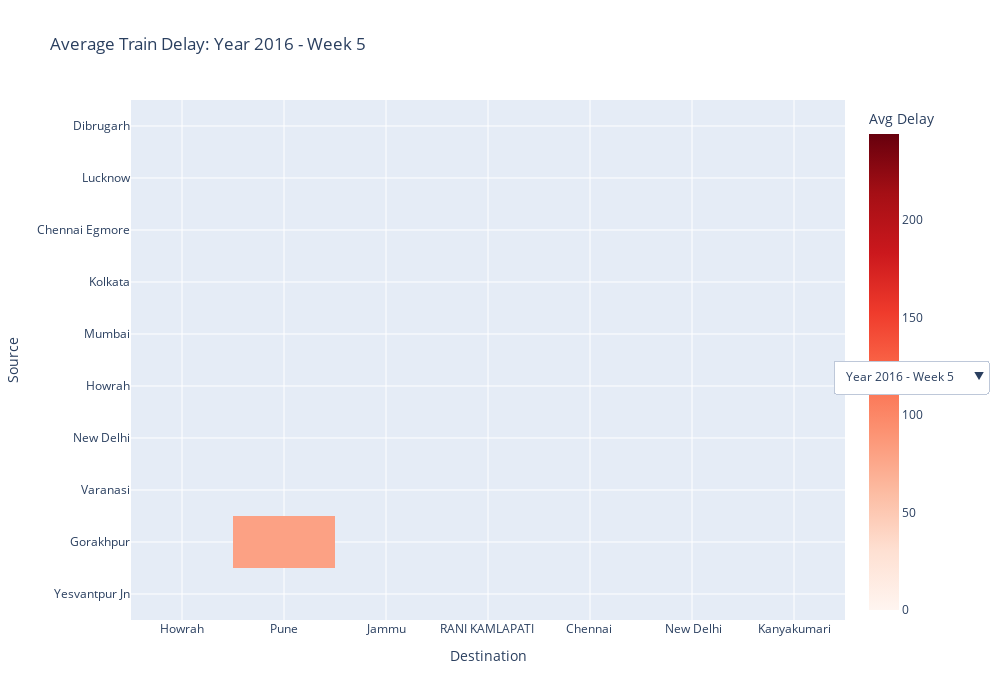

This figure's notebook cell:
### Code cell
import plotly.graph_objects as go
import pandas as pd

# -----------------------------
# 1️⃣ Prepare Data
# -----------------------------
df['Date'] = pd.to_datetime(df['Date'])
df['Year'] = df['Date'].dt.year
df['Week'] = df['Date'].dt.isocalendar().week

# Top 10 Sources & Destinations overall
top_sources = df.groupby('Source')['Calc_delay_min'].mean().sort_values(ascending=False).head(10).index
top_destinations = df.groupby('Destination')['Calc_delay_min'].mean().sort_values(ascending=False).head(10).index

df_filtered = df[df['Source'].isin(top_sources) & df['Destination'].isin(top_destinations)]

# -----------------------------
# 2️⃣ Prepare heatmaps for all Year-Week combos
# -----------------------------
year_week_combos = sorted(df_filtered[['Year','Week']].drop_duplicates().values.tolist())
heatmaps = []

for year, week in year_week_combos:
    pivot = df_filtered[(df_filtered['Year']==year) & (df_filtered['Week']==week)].pivot_table(
        values='Calc_delay_min', index='Source', columns='Destination', aggfunc='mean'
    ).reindex(index=top_sources, columns=top_destinations)
    
    heatmaps.append(go.Heatmap(
        z=pivot.values,
        x=pivot.columns,
        y=pivot.index,
        colorscale='Reds',
        zmin=df_filtered['Calc_delay_min'].min(),
        zmax=df_filtered['Calc_delay_min'].max(),
        visible=False,
        colorbar=dict(title="Avg Delay")
    ))

# Make first combination visible
heatmaps[0].visible = True

# -----------------------------
# 3️⃣ Create Dropdown Buttons
# -----------------------------
buttons = []
for i, (year, week) in enumerate(year_week_combos):
    visibility = [False]*len(heatmaps)
    visibility[i] = True
    buttons.append(dict(
        label=f"Year {year} - Week {week}",
        method="update",
        args=[{"visible": visibility},
              {"title": f"Average Train Delay: Year {year} - Week {week}"}]
    ))

# -----------------------------
# 4️⃣ Create Figure
# -----------------------------
fig = go.Figure(data=heatmaps)
fig.update_layout(
    updatemenus=[dict(active=0, buttons=buttons, x=1.2, y=0.5)],
    title=f"Average Train Delay: Year {year_week_combos[0][0]} - Week {year_week_combos[0][1]}",
    xaxis_title="Destination",
    yaxis_title="Source",
    width=1000,
    height=700
)

fig.show()

### Figure 1 — Plotly figure (JSON) as saved in the notebook; plotly's stock layout.template omitted (floating-point values rounded to 4 significant figures)
{"data": [{"colorbar": {"title": {"text": "Avg Delay"}}, "colorscale": [[0, "rgb(255,245,240)"], [0.125, "rgb(254,224,210)"], [0.25, "rgb(252,187,161)"], [0.375, "rgb(252,146,114)"], [0.5, "rgb(251,106,74)"], [0.625, "rgb(239,59,44)"], [0.75, "rgb(203,24,29)"], [0.875, "rgb(165,15,21)"], [1, "rgb(103,0,13)"]], "type": "heatmap", "visible": true, "x": ["Howrah", "Pune", "Jammu", "RANI KAMLAPATI ", "Chennai ", " New Delhi", "Kanyakumari"], "y": ["Yesvantpur Jn", "Gorakhpur", "Varanasi", " New Delhi", "Howrah", "Mumbai", " Kolkata", "Chennai Egmore", "Lucknow", "Dibrugarh"], "z": [[NaN, NaN, NaN, NaN, NaN, NaN, NaN], [NaN, 80.0, NaN, NaN, NaN, NaN, NaN], [NaN, NaN, NaN, NaN, NaN, NaN, NaN], [NaN, NaN, NaN, NaN, NaN, NaN, NaN], [NaN, NaN, NaN, NaN, NaN, NaN, NaN], [NaN, NaN, NaN, NaN, NaN, NaN, NaN], [NaN, NaN, NaN, NaN, NaN, NaN, NaN], [NaN, NaN, NaN, NaN, NaN, NaN, NaN], [NaN, NaN, NaN, NaN, NaN, NaN, NaN], [NaN, NaN, NaN, NaN, NaN, NaN, NaN]], "zmax": 244, "zmin": 0}, {"colorbar": {"title": {"text": "Avg Delay"}}, "colorscale": [[0, "rgb(255,245,240)"], [0.125, "rgb(254,224,210)"], [0.25, "rgb(252,187,161)"], [0.375, "rgb(252,146,114)"], [0.5, "rgb(251,106,74)"], [0.625, "rgb(239,59,44)"], [0.75, "rgb(203,24,29)"], [0.875, "rgb(165,15,21)"], [1, "rgb(103,0,13)"]], "type": "heatmap", "visible": false, "x": ["Howrah", "Pune", "Jammu", "RANI KAMLAPATI ", "Chennai ", " New Delhi", "Kanyakumari"], "y": ["Yesvantpur Jn", "Gorakhpur", "Varanasi", " New Delhi", "Howrah", "Mumbai", " Kolkata", "Chennai Egmore", "Lucknow", "Dibrugarh"], "z": [[30.0, NaN, NaN, NaN, NaN, NaN, NaN], [NaN, NaN, NaN, NaN, NaN, NaN, NaN], [NaN, NaN, 75.0, NaN, NaN, NaN, NaN], [NaN, NaN, NaN, 10.0, NaN, NaN, NaN], [NaN, NaN, NaN, NaN, NaN, 20.0, NaN], [NaN, NaN, NaN, NaN, 20.0, NaN, NaN], [NaN, NaN, NaN, NaN, NaN, 20.0, NaN], [NaN, NaN, NaN, NaN, NaN, NaN, 0.0], [NaN, NaN, NaN, NaN, NaN, 1.0, NaN], [NaN, NaN, NaN, NaN, NaN, NaN, 5.0]], "zmax": 244, "zmin": 0}, {"colorbar": {"title": {"text": "Avg Delay"}}, "colorscale": [[0, "rgb(255,245,240)"], [0.125, "rgb(254,224,210)"], [0.25, "rgb(252,187,161)"], [0.375, "rgb(252,146,114)"], [0.5, "rgb(251,106,74)"], [0.625, "rgb(239,59,44)"], [0.75, "rgb(203,24,29)"], [0.875, "rgb(165,15,21)"], [1, "rgb(103,0,13)"]], "type": "heatmap", "visible": false, "x": ["Howrah", "Pune", "Jammu", "RANI KAMLAPATI ", "Chennai ", " New Delhi", "Kanyakumari"], "y": ["Yesvantpur Jn", "Gorakhpur", "Varanasi", " New Delhi", "Howrah", "Mumbai", " Kolkata", "Chennai Egmore", "Lucknow", "Dibrugarh"], "z": [[NaN, NaN, NaN, NaN, NaN, NaN, NaN], [NaN, 45.0, NaN, NaN, NaN, NaN, NaN], [NaN, NaN, NaN, NaN, NaN, NaN, NaN], [NaN, NaN, NaN, NaN, NaN, NaN, NaN], [NaN, NaN, NaN, NaN, NaN, NaN, NaN], [NaN, NaN, NaN, NaN, NaN, NaN, NaN], [NaN, NaN, NaN, NaN, NaN, NaN, NaN], [NaN, NaN, NaN, NaN, NaN, NaN, NaN], [NaN, NaN, NaN, NaN, NaN, NaN, NaN], [NaN, NaN, NaN, NaN, NaN, NaN, NaN]], "zmax": 244, "zmin": 0}, {"colorbar": {"title": {"text": "Avg Delay"}}, "colorscale": [[0, "rgb(255,245,240)"], [0.125, "rgb(254,224,210)"], [0.25, "rgb(252,187,161)"], [0.375, "rgb(252,146,114)"], [0.5, "rgb(251,106,74)"], [0.625, "rgb(239,59,44)"], [0.75, "rgb(203,24,29)"], [0.875, "rgb(165,15,21)"], [1, "rgb(103,0,13)"]], "type": "heatmap", "visible": false, "x": ["Howrah", "Pune", "Jammu", "RANI KAMLAPATI ", "Chennai ", " New Delhi", "Kanyakumari"], "y": ["Yesvantpur Jn", "Gorakhpur", "Varanasi", " New Delhi", "Howrah", "Mumbai", " Kolkata", "Chennai Egmore", "Lucknow", "Dibrugarh"], "z": [[9.0, NaN, NaN, NaN, NaN, NaN, NaN], [NaN, NaN, NaN, NaN, NaN, NaN, NaN], [NaN, NaN, 20.0, NaN, NaN, NaN, NaN], [NaN, NaN, NaN, 70.0, NaN, NaN, NaN], [NaN, NaN, NaN, NaN, NaN, 40.0, NaN], [NaN, NaN, NaN, NaN, 45.0, NaN, NaN], [NaN, NaN, NaN, NaN, NaN, 60.0, NaN], [NaN, NaN, NaN, NaN, NaN, NaN, 20.0], [NaN, NaN, NaN, NaN, NaN, 14.0, NaN], [NaN, NaN, NaN, NaN, NaN, NaN, 35.0]], "zmax": 244, "zmin": 0}, {"colorbar": {"title": {"text": "Avg Delay"}}, "colorscale": [[0, "rgb(255,245,240)"], [0.125, "rgb(254,224,210)"], [0.25, "rgb(252,187,161)"], [0.375, "rgb(252,146,114)"], [0.5, "rgb(251,106,74)"], [0.625, "rgb(239,59,44)"], [0.75, "rgb(203,24,29)"], [0.875, "rgb(165,15,21)"], [1, "rgb(103,0,13)"]], "type": "heatmap", "visible": false, "x": ["Howrah", "Pune", "Jammu", "RANI KAMLAPATI ", "Chennai ", " New Delhi", "Kanyakumari"], "y": ["Yesvantpur Jn", "Gorakhpur", "Varanasi", " New Delhi", "Howrah", "Mumbai", " Kolkata", "Chennai Egmore", "Lucknow", "Dibrugarh"], "z": [[14.0, NaN, NaN, NaN, NaN, NaN, NaN], [NaN, NaN, NaN, NaN, NaN, NaN, NaN], [NaN, NaN, 90.0, NaN, NaN, NaN, NaN], [NaN, NaN, NaN, 130.0, NaN, NaN, NaN], [NaN, NaN, NaN, NaN, NaN, 70.0, NaN], [NaN, NaN, NaN, NaN, 10.0, NaN, NaN], [NaN, NaN, NaN, NaN, NaN, 5.0, NaN], [NaN, NaN, NaN, NaN, NaN, NaN, 40.0], [NaN, NaN, NaN, NaN, NaN, 45.0, NaN], [NaN, NaN, NaN, NaN, NaN, NaN, 58.0]], "zmax": 244, "zmin": 0}, {"colorbar": {"title": {"text": "Avg Delay"}}, "colorscale": [[0, "rgb(255,245,240)"], [0.125, "rgb(254,224,210)"], [0.25, "rgb(252,187,161)"], [0.375, "rgb(252,146,114)"], [0.5, "rgb(251,106,74)"], [0.625, "rgb(239,59,44)"], [0.75, "rgb(203,24,29)"], [0.875, "rgb(165,15,21)"], [1, "rgb(103,0,13)"]], "type": "heatmap", "visible": false, "x": ["Howrah", "Pune", "Jammu", "RANI KAMLAPATI ", "Chennai ", " New Delhi", "Kanyakumari"], "y": ["Yesvantpur Jn", "Gorakhpur", "Varanasi", " New Delhi", "Howrah", "Mumbai", " Kolkata", "Chennai Egmore", "Lucknow", "Dibrugarh"], "z": [[NaN, NaN, NaN, NaN, NaN, NaN, NaN], [NaN, 30.0, NaN, NaN, NaN, NaN, NaN], [NaN, NaN, NaN, NaN, NaN, NaN, NaN], [NaN, NaN, NaN, NaN, NaN, NaN, NaN], [NaN, NaN, NaN, NaN, NaN, NaN, NaN], [NaN, NaN, NaN, NaN, NaN, NaN, NaN], [NaN, NaN, NaN, NaN, NaN, NaN, NaN], [NaN, NaN, NaN, NaN, NaN, NaN, NaN], [NaN, NaN, NaN, NaN, NaN, NaN, NaN], [NaN, NaN, NaN, NaN, NaN, NaN, NaN]], "zmax": 244, "zmin": 0}, {"colorbar": {"title": {"text": "Avg Delay"}}, "colorscale": [[0, "rgb(255,245,240)"], [0.125, "rgb(254,224,210)"], [0.25, "rgb(252,187,161)"], [0.375, "rgb(252,146,114)"], [0.5, "rgb(251,106,74)"], [0.625, "rgb(239,59,44)"], [0.75, "rgb(203,24,29)"], [0.875, "rgb(165,15,21)"], [1, "rgb(103,0,13)"]], "type": "heatmap", "visible": false, "x": ["Howrah", "Pune", "Jammu", "RANI KAMLAPATI ", "Chennai ", " New Delhi", "Kanyakumari"], "y": ["Yesvantpur Jn", "Gorakhpur", "Varanasi", " New Delhi", "Howrah", "Mumbai", " Kolkata", "Chennai Egmore", "Lucknow", "Dibrugarh"], "z": [[20.0, NaN, NaN, NaN, NaN, NaN, NaN], [NaN, NaN, NaN, NaN, NaN, NaN, NaN], [NaN, NaN, 10.0, NaN, NaN, NaN, NaN], [NaN, NaN, NaN, 25.0, NaN, NaN, NaN], [NaN, NaN, NaN, NaN, NaN, 5.0, NaN], [NaN, NaN, NaN, NaN, 25.0, NaN, NaN], [NaN, NaN, NaN, NaN, NaN, 10.0, NaN], [NaN, NaN, NaN, NaN, NaN, NaN, 3.0], [NaN, NaN, NaN, NaN, NaN, 70.0, NaN], [NaN, NaN, NaN, NaN, NaN, NaN, 15.0]], "zmax": 244, "zmin": 0}, {"colorbar": {"title": {"text": "Avg Delay"}}, "colorscale": [[0, "rgb(255,245,240)"], [0.125, "rgb(254,224,210)"], [0.25, "rgb(252,187,161)"], [0.375, "rgb(252,146,114)"], [0.5, "rgb(251,106,74)"], [0.625, "rgb(239,59,44)"], [0.75, "rgb(203,24,29)"], [0.875, "rgb(165,15,21)"], [1, "rgb(103,0,13)"]], "type": "heatmap", "visible": false, "x": ["Howrah", "Pune", "Jammu", "RANI KAMLAPATI ", "Chennai ", " New Delhi", "Kanyakumari"], "y": ["Yesvantpur Jn", "Gorakhpur", "Varanasi", " New Delhi", "Howrah", "Mumbai", " Kolkata", "Chennai Egmore", "Lucknow", "Dibrugarh"], "z": [[NaN, NaN, NaN, NaN, NaN, NaN, NaN], [NaN, 10.0, NaN, NaN, NaN, NaN, NaN], [NaN, NaN, NaN, NaN, NaN, NaN, NaN], [NaN, NaN, NaN, NaN, NaN, NaN, NaN], [NaN, NaN, NaN, NaN, NaN, NaN, NaN], [NaN, NaN, NaN, NaN, NaN, NaN, NaN], [NaN, NaN, NaN, NaN, NaN, NaN, NaN], [NaN, NaN, NaN, NaN, NaN, NaN, NaN], [NaN, NaN, NaN, NaN, NaN, NaN, NaN], [NaN, NaN, NaN, NaN, NaN, NaN, NaN]], "zmax": 244, "zmin": 0}, {"colorbar": {"title": {"text": "Avg Delay"}}, "colorscale": [[0, "rgb(255,245,240)"], [0.125, "rgb(254,224,210)"], [0.25, "rgb(252,187,161)"], [0.375, "rgb(252,146,114)"], [0.5, "rgb(251,106,74)"], [0.625, "rgb(239,59,44)"], [0.75, "rgb(203,24,29)"], [0.875, "rgb(165,15,21)"], [1, "rgb(103,0,13)"]], "type": "heatmap", "visible": false, "x": ["Howrah", "Pune", "Jammu", "RANI KAMLAPATI ", "Chennai ", " New Delhi", "Kanyakumari"], "y": ["Yesvantpur Jn", "Gorakhpur", "Varanasi", " New Delhi", "Howrah", "Mumbai", " Kolkata", "Chennai Egmore", "Lucknow", "Dibrugarh"], "z": [[1.0, NaN, NaN, NaN, NaN, NaN, NaN], [NaN, NaN, NaN, NaN, NaN, NaN, NaN], [NaN, NaN, 30.0, NaN, NaN, NaN, NaN], [NaN, NaN, NaN, 5.0, NaN, NaN, NaN], [NaN, NaN, NaN, NaN, NaN, 30.0, NaN], [NaN, NaN, NaN, NaN, 50.0, NaN, NaN], [NaN, NaN, NaN, NaN, NaN, 20.0, NaN], [NaN, NaN, NaN, NaN, NaN, NaN, 5.0], [NaN, NaN, NaN, NaN, NaN, 5.0, NaN], [NaN, NaN, NaN, NaN, NaN, NaN, 21.0]], "zmax": 244, "zmin": 0}, {"colorbar": {"title": {"text": "Avg Delay"}}, "colorscale": [[0, "rgb(255,245,240)"], [0.125, "rgb(254,224,210)"], [0.25, "rgb(252,187,161)"], [0.375, "rgb(252,146,114)"], [0.5, "rgb(251,106,74)"], [0.625, "rgb(239,59,44)"], [0.75, "rgb(203,24,29)"], [0.875, "rgb(165,15,21)"], [1, "rgb(103,0,13)"]], "type": "heatmap", "visible": false, "x": ["Howrah", "Pune", "Jammu", "RANI KAMLAPATI ", "Chennai ", " New Delhi", "Kanyakumari"], "y": ["Yesvantpur Jn", "Gorakhpur", "Varanasi", " New Delhi", "Howrah", "Mumbai", " Kolkata", "Chennai Egmore", "Lucknow", "Dibrugarh"], "z": [[NaN, NaN, NaN, NaN, NaN, NaN, NaN], [NaN, 20.0, NaN, NaN, NaN, NaN, NaN], [NaN, NaN, NaN, NaN, NaN, NaN, NaN], [NaN, NaN, NaN, NaN, NaN, NaN, NaN], [NaN, NaN, NaN, NaN, NaN, NaN, NaN], [NaN, NaN, NaN, NaN, NaN, NaN, NaN], [NaN, NaN, NaN, NaN, NaN, NaN, NaN], [NaN, NaN, NaN, NaN, NaN, NaN, NaN], [NaN, NaN, NaN, NaN, NaN, NaN, NaN], [NaN, NaN, NaN, NaN, NaN, NaN, NaN]], "zmax": 244, "zmin": 0}, {"colorbar": {"title": {"text": "Avg Delay"}}, "colorscale": [[0, "rgb(255,245,240)"], [0.125, "rgb(254,224,210)"], [0.25, "rgb(252,187,161)"], [0.375, "rgb(252,146,114)"], [0.5, "rgb(251,106,74)"], [0.625, "rgb(239,59,44)"], [0.75, "rgb(203,24,29)"], [0.875, "rgb(165,15,21)"], [1, "rgb(103,0,13)"]], "type": "heatmap", "visible": false, "x": ["Howrah", "Pune", "Jammu", "RANI KAMLAPATI ", "Chennai ", " New Delhi", "Kanyakumari"], "y": ["Yesvantpur Jn", "Gorakhpur", "Varanasi", " New Delhi", "Howrah", "Mumbai", " Kolkata", "Chennai Egmore", "Lucknow", "Dibrugarh"], "z": [[NaN, NaN, NaN, NaN, NaN, NaN, NaN], [NaN, 10.0, NaN, NaN, NaN, NaN, NaN], [NaN, NaN, NaN, NaN, NaN, NaN, NaN], [NaN, NaN, NaN, NaN, NaN, NaN, NaN], [NaN, NaN, NaN, NaN, NaN, NaN, NaN], [NaN, NaN, NaN, NaN, NaN, NaN, NaN], [NaN, NaN, NaN, NaN, NaN, NaN, NaN], [NaN, NaN, NaN, NaN, NaN, NaN, NaN], [NaN, NaN, NaN, NaN, NaN, NaN, NaN], [NaN, NaN, NaN, NaN, NaN, NaN, 0.0]], "zmax": 244, "zmin": 0}, {"colorbar": {"title": {"text": "Avg Delay"}}, "colorscale": [[0, "rgb(255,245,240)"], [0.125, "rgb(254,224,210)"], [0.25, "rgb(252,187,161)"], [0.375, "rgb(252,146,114)"], [0.5, "rgb(251,106,74)"], [0.625, "rgb(239,59,44)"], [0.75, "rgb(203,24,29)"], [0.875, "rgb(165,15,21)"], [1, "rgb(103,0,13)"]], "type": "heatmap", "visible": false, "x": ["Howrah", "Pune", "Jammu", "RANI KAMLAPATI ", "Chennai ", " New Delhi", "Kanyakumari"], "y": ["Yesvantpur Jn", "Gorakhpur", "Varanasi", " New Delhi", "Howrah", "Mumbai", " Kolkata", "Chennai Egmore", "Lucknow", "Dibrugarh"], "z": [[NaN, NaN, NaN, NaN, NaN, NaN, NaN], [NaN, NaN, NaN, NaN, NaN, NaN, NaN], [NaN, NaN, 5.0, NaN, NaN, NaN, NaN], [NaN, NaN, NaN, NaN, NaN, NaN, NaN], [NaN, NaN, NaN, NaN, NaN, NaN, NaN], [NaN, NaN, NaN, NaN, NaN, NaN, NaN], [NaN, NaN, NaN, NaN, NaN, NaN, NaN], [NaN, NaN, NaN, NaN, NaN, NaN, NaN], [NaN, NaN, NaN, NaN, NaN, NaN, NaN], [NaN, NaN, NaN, NaN, NaN, NaN, NaN]], "zmax": 244, "zmin": 0}, {"colorbar": {"title": {"text": "Avg Delay"}}, "colorscale": [[0, "rgb(255,245,240)"], [0.125, "rgb(254,224,210)"], [0.25, "rgb(252,187,161)"], [0.375, "rgb(252,146,114)"], [0.5, "rgb(251,106,74)"], [0.625, "rgb(239,59,44)"], [0.75, "rgb(203,24,29)"], [0.875, "rgb(165,15,21)"], [1, "rgb(103,0,13)"]], "type": "heatmap", "visible": false, "x": ["Howrah", "Pune", "Jammu", "RANI KAMLAPATI ", "Chennai ", " New Delhi", "Kanyakumari"], "y": ["Yesvantpur Jn", "Gorakhpur", "Varanasi", " New Delhi", "Howrah", "Mumbai", " Kolkata", "Chennai Egmore", "Lucknow", "Dibrugarh"], "z": [[0.0, NaN, NaN, NaN, NaN, NaN, NaN], [NaN, NaN, NaN, NaN, NaN, NaN, NaN], [NaN, NaN, NaN, NaN, NaN, NaN, NaN], [NaN, NaN, NaN, 45.0, NaN, NaN, NaN], [NaN, NaN, NaN, NaN, NaN, 50.0, NaN], [NaN, NaN, NaN, NaN, 30.0, NaN, NaN], [NaN, NaN, NaN, NaN, NaN, 23.0, NaN], [NaN, NaN, NaN, NaN, NaN, NaN, 55.0], [NaN, NaN, NaN, NaN, NaN, 23.0, NaN], [NaN, NaN, NaN, NaN, NaN, NaN, NaN]], "zmax": 244, "zmin": 0}, {"colorbar": {"title": {"text": "Avg Delay"}}, "colorscale": [[0, "rgb(255,245,240)"], [0.125, "rgb(254,224,210)"], [0.25, "rgb(252,187,161)"], [0.375, "rgb(252,146,114)"], [0.5, "rgb(251,106,74)"], [0.625, "rgb(239,59,44)"], [0.75, "rgb(203,24,29)"], [0.875, "rgb(165,15,21)"], [1, "rgb(103,0,13)"]], "type": "heatmap", "visible": false, "x": ["Howrah", "Pune", "Jammu", "RANI KAMLAPATI ", "Chennai ", " New Delhi", "Kanyakumari"], "y": ["Yesvantpur Jn", "Gorakhpur", "Varanasi", " New Delhi", "Howrah", "Mumbai", " Kolkata", "Chennai Egmore", "Lucknow", "Dibrugarh"], "z": [[NaN, NaN, NaN, NaN, NaN, NaN, NaN], [NaN, NaN, NaN, NaN, NaN, NaN, NaN], [NaN, NaN, NaN, NaN, NaN, NaN, NaN], [NaN, NaN, NaN, NaN, NaN, NaN, NaN], [NaN, NaN, NaN, NaN, NaN, NaN, NaN], [NaN, NaN, NaN, NaN, NaN, NaN, NaN], [NaN, NaN, NaN, NaN, NaN, NaN, NaN], [NaN, NaN, NaN, NaN, NaN, NaN, NaN], [NaN, NaN, NaN, NaN, NaN, NaN, NaN], [NaN, NaN, NaN, NaN, NaN, NaN, 1.0]], "zmax": 244, "zmin": 0}, {"colorbar": {"title": {"text": "Avg Delay"}}, "colorscale": [[0, "rgb(255,245,240)"], [0.125, "rgb(254,224,210)"], [0.25, "rgb(252,187,161)"], [0.375, "rgb(252,146,114)"], [0.5, "rgb(251,106,74)"], [0.625, "rgb(239,59,44)"], [0.75, "rgb(203,24,29)"], [0.875, "rgb(165,15,21)"], [1, "rgb(103,0,13)"]], "type": "heatmap", "visible": false, "x": ["Howrah", "Pune", "Jammu", "RANI KAMLAPATI ", "Chennai ", " New Delhi", "Kanyakumari"], "y": ["Yesvantpur Jn", "Gorakhpur", "Varanasi", " New Delhi", "Howrah", "Mumbai", " Kolkata", "Chennai Egmore", "Lucknow", "Dibrugarh"], "z": [[20.0, NaN, NaN, NaN, NaN, NaN, NaN], [NaN, 120.0, NaN, NaN, NaN, NaN, NaN], [NaN, NaN, 40.0, NaN, NaN, NaN, NaN], [NaN, NaN, NaN, 15.0, NaN, NaN, NaN], [NaN, NaN, NaN, NaN, NaN, 75.0, NaN], [NaN, NaN, NaN, NaN, 75.0, NaN, NaN], [NaN, NaN, NaN, NaN, NaN, 11.0, NaN], [NaN, NaN, NaN, NaN, NaN, NaN, 45.0], [NaN, NaN, NaN, NaN, NaN, 14.0, NaN], [NaN, NaN, NaN, NaN, NaN, NaN, NaN]], "zmax": 244, "zmin": 0}, {"colorbar": {"title": {"text": "Avg Delay"}}, "colorscale": [[0, "rgb(255,245,240)"], [0.125, "rgb(254,224,210)"], [0.25, "rgb(252,187,161)"], [0.375, "rgb(252,146,114)"], [0.5, "rgb(251,106,74)"], [0.625, "rgb(239,59,44)"], [0.75, "rgb(203,24,29)"], [0.875, "rgb(165,15,21)"], [1, "rgb(103,0,13)"]], "type": "heatmap", "visible": false, "x": ["Howrah", "Pune", "Jammu", "RANI KAMLAPATI ", "Chennai ", " New Delhi", "Kanyakumari"], "y": ["Yesvantpur Jn", "Gorakhpur", "Varanasi", " New Delhi", "Howrah", "Mumbai", " Kolkata", "Chennai Egmore", "Lucknow", "Dibrugarh"], "z": [[NaN, NaN, NaN, NaN, NaN, NaN, NaN], [NaN, NaN, NaN, NaN, NaN, NaN, NaN], [NaN, NaN, NaN, NaN, NaN, NaN, NaN], [NaN, NaN, NaN, NaN, NaN, NaN, NaN], [NaN, NaN, NaN, NaN, NaN, NaN, NaN], [NaN, NaN, NaN, NaN, NaN, NaN, NaN], [NaN, NaN, NaN, NaN, NaN, NaN, NaN], [NaN, NaN, NaN, NaN, NaN, NaN, NaN], [NaN, NaN, NaN, NaN, NaN, NaN, NaN], [NaN, NaN, NaN, NaN, NaN, NaN, 9.0]], "zmax": 244, "zmin": 0}, {"colorbar": {"title": {"text": "Avg Delay"}}, "colorscale": [[0, "rgb(255,245,240)"], [0.125, "rgb(254,224,210)"], [0.25, "rgb(252,187,161)"], [0.375, "rgb(252,146,114)"], [0.5, "rgb(251,106,74)"], [0.625, "rgb(239,59,44)"], [0.75, "rgb(203,24,29)"], [0.875, "rgb(165,15,21)"], [1, "rgb(103,0,13)"]], "type": "heatmap", "visible": false, "x": ["Howrah", "Pune", "Jammu", "RANI KAMLAPATI ", "Chennai ", " New Delhi", "Kanyakumari"], "y": ["Yesvantpur Jn", "Gorakhpur", "Varanasi", " New Delhi", "Howrah", "Mumbai", " Kolkata", "Chennai Egmore", "Lucknow", "Dibrugarh"], "z": [[NaN, NaN, NaN, NaN, NaN, NaN, NaN], [NaN, 60.0, NaN, NaN, NaN, NaN, NaN], [NaN, NaN, NaN, NaN, NaN, NaN, NaN], [NaN, NaN, NaN, NaN, NaN, NaN, NaN], [NaN, NaN, NaN, NaN, NaN, NaN, NaN], [NaN, NaN, NaN, NaN, NaN, NaN, NaN], [NaN, NaN, NaN, NaN, NaN, NaN, NaN], [NaN, NaN, NaN, NaN, NaN, NaN, NaN], [NaN, NaN, NaN, NaN, NaN, NaN, NaN], [NaN, NaN, NaN, NaN, NaN, NaN, NaN]], "zmax": 244, "zmin": 0}, {"colorbar": {"title": {"text": "Avg Delay"}}, "colorscale": [[0, "rgb(255,245,240)"], [0.125, "rgb(254,224,210)"], [0.25, "rgb(252,187,161)"], [0.375, "rgb(252,146,114)"], [0.5, "rgb(251,106,74)"], [0.625, "rgb(239,59,44)"], [0.75, "rgb(203,24,29)"], [0.875, "rgb(165,15,21)"], [1, "rgb(103,0,13)"]], "type": "heatmap", "visible": false, "x": ["Howrah", "Pune", "Jammu", "RANI KAMLAPATI ", "Chennai ", " New Delhi", "Kanyakumari"], "y": ["Yesvantpur Jn", "Gorakhpur", "Varanasi", " New Delhi", "Howrah", "Mumbai", " Kolkata", "Chennai Egmore", "Lucknow", "Dibrugarh"], "z": [[244.0, NaN, NaN, NaN, NaN, NaN, NaN], [NaN, NaN, NaN, NaN, NaN, NaN, NaN], [NaN, NaN, 90.0, NaN, NaN, NaN, NaN], [NaN, NaN, NaN, 60.0, NaN, NaN, NaN], [NaN, NaN, NaN, NaN, NaN, 10.0, NaN], [NaN, NaN, NaN, NaN, 75.0, NaN, NaN], [NaN, NaN, NaN, NaN, NaN, 0.0, NaN], [NaN, NaN, NaN, NaN, NaN, NaN, 65.0], [NaN, NaN, NaN, NaN, NaN, 29.0, NaN], [NaN, NaN, NaN, NaN, NaN, NaN, NaN]], "zmax": 244, "zmin": 0}, {"colorbar": {"title": {"text": "Avg Delay"}}, "colorscale": [[0, "rgb(255,245,240)"], [0.125, "rgb(254,224,210)"], [0.25, "rgb(252,187,161)"], [0.375, "rgb(252,146,114)"], [0.5, "rgb(251,106,74)"], [0.625, "rgb(239,59,44)"], [0.75, "rgb(203,24,29)"], [0.875, "rgb(165,15,21)"], [1, "rgb(103,0,13)"]], "type": "heatmap", "visible": false, "x": ["Howrah", "Pune", "Jammu", "RANI KAMLAPATI ", "Chennai ", " New Delhi", "Kanyakumari"], "y": ["Yesvantpur Jn", "Gorakhpur", "Varanasi", " New Delhi", "Howrah", "Mumbai", " Kolkata", "Chennai Egmore", "Lucknow", "Dibrugarh"], "z": [[188.0, NaN, NaN, NaN, NaN, NaN, NaN], [NaN, NaN, NaN, NaN, NaN, NaN, NaN], [NaN, NaN, 15.0, NaN, NaN, NaN, NaN], [NaN, NaN, NaN, 20.0, NaN, NaN, NaN], [NaN, NaN, NaN, NaN, NaN, 60.0, NaN], [NaN, NaN, NaN, NaN, 5.0, NaN, NaN], [NaN, NaN, NaN, NaN, NaN, 100.0, NaN], [NaN, NaN, NaN, NaN, NaN, NaN, 0.0], [NaN, NaN, NaN, NaN, NaN, 20.0, NaN], [NaN, NaN, NaN, NaN, NaN, NaN, 22.0]], "zmax": 244, "zmin": 0}, {"colorbar": {"title": {"text": "Avg Delay"}}, "colorscale": [[0, "rgb(255,245,240)"], [0.125, "rgb(254,224,210)"], [0.25, "rgb(252,187,161)"], [0.375, "rgb(252,146,114)"], [0.5, "rgb(251,106,74)"], [0.625, "rgb(239,59,44)"], [0.75, "rgb(203,24,29)"], [0.875, "rgb(165,15,21)"], [1, "rgb(103,0,13)"]], "type": "heatmap", "visible": false, "x": ["Howrah", "Pune", "Jammu", "RANI KAMLAPATI ", "Chennai ", " New Delhi", "Kanyakumari"], "y": ["Yesvantpur Jn", "Gorakhpur", "Varanasi", " New Delhi", "Howrah", "Mumbai", " Kolkata", "Chennai Egmore", "Lucknow", "Dibrugarh"], "z": [[NaN, NaN, NaN, NaN, NaN, NaN, NaN], [NaN, 35.0, NaN, NaN, NaN, NaN, NaN], [NaN, NaN, NaN, NaN, NaN, NaN, NaN], [NaN, NaN, NaN, NaN, NaN, NaN, NaN], [NaN, NaN, NaN, NaN, NaN, NaN, NaN], [NaN, NaN, NaN, NaN, NaN, NaN, NaN], [NaN, NaN, NaN, NaN, NaN, NaN, NaN], [NaN, NaN, NaN, NaN, NaN, NaN, NaN], [NaN, NaN, NaN, NaN, NaN, NaN, NaN], [NaN, NaN, NaN, NaN, NaN, NaN, NaN]], "zmax": 244, "zmin": 0}, {"colorbar": {"title": {"text": "Avg Delay"}}, "colorscale": [[0, "rgb(255,245,240)"], [0.125, "rgb(254,224,210)"], [0.25, "rgb(252,187,161)"], [0.375, "rgb(252,146,114)"], [0.5, "rgb(251,106,74)"], [0.625, "rgb(239,59,44)"], [0.75, "rgb(203,24,29)"], [0.875, "rgb(165,15,21)"], [1, "rgb(103,0,13)"]], "type": "heatmap", "visible": false, "x": ["Howrah", "Pune", "Jammu", "RANI KAMLAPATI ", "Chennai ", " New Delhi", "Kanyakumari"], "y": ["Yesvantpur Jn", "Gorakhpur", "Varanasi", " New Delhi", "Howrah", "Mumbai", " Kolkata", "Chennai Egmore", "Lucknow", "Dibrugarh"], "z": [[60.0, NaN, NaN, NaN, NaN, NaN, NaN], [NaN, NaN, NaN, NaN, NaN, NaN, NaN], [NaN, NaN, 50.0, NaN, NaN, NaN, NaN], [NaN, NaN, NaN, 9.0, NaN, NaN, NaN], [NaN, NaN, NaN, NaN, NaN, 25.0, NaN], [NaN, NaN, NaN, NaN, 40.0, NaN, NaN], [NaN, NaN, NaN, NaN, NaN, 25.0, NaN], [NaN, NaN, NaN, NaN, NaN, NaN, 39.0], [NaN, NaN, NaN, NaN, NaN, 34.0, NaN], [NaN, NaN, NaN, NaN, NaN, NaN, 31.0]], "zmax": 244, "zmin": 0}, {"colorbar": {"title": {"text": "Avg Delay"}}, "colorscale": [[0, "rgb(255,245,240)"], [0.125, "rgb(254,224,210)"], [0.25, "rgb(252,187,161)"], [0.375, "rgb(252,146,114)"], [0.5, "rgb(251,106,74)"], [0.625, "rgb(239,59,44)"], [0.75, "rgb(203,24,29)"], [0.875, "rgb(165,15,21)"], [1, "rgb(103,0,13)"]], "type": "heatmap", "visible": false, "x": ["Howrah", "Pune", "Jammu", "RANI KAMLAPATI ", "Chennai ", " New Delhi", "Kanyakumari"], "y": ["Yesvantpur Jn", "Gorakhpur", "Varanasi", " New Delhi", "Howrah", "Mumbai", " Kolkata", "Chennai Egmore", "Lucknow", "Dibrugarh"], "z": [[NaN, NaN, NaN, NaN, NaN, NaN, NaN], [NaN, 75.0, NaN, NaN, NaN, NaN, NaN], [NaN, NaN, NaN, NaN, NaN, NaN, NaN], [NaN, NaN, NaN, NaN, NaN, NaN, NaN], [NaN, NaN, NaN, NaN, NaN, NaN, NaN], [NaN, NaN, NaN, NaN, NaN, NaN, NaN], [NaN, NaN, NaN, NaN, NaN, NaN, NaN], [NaN, NaN, NaN, NaN, NaN, NaN, NaN], [NaN, NaN, NaN, NaN, NaN, NaN, NaN], [NaN, NaN, NaN, NaN, NaN, NaN, NaN]], "zmax": 244, "zmin": 0}], "layout": {"height": 700, "title": {"text": "Average Train Delay: Year 2016 - Week 5"}, "updatemenus": [{"active": 0, "buttons": [{"args": [{"visible": [true, false, false, false, false, false, false, false, false, false, false, false, false, false, false, false, false, false, false, false, false, false]}, {"title": "Average Train Delay: Year 2016 - Week 5"}], "label": "Year 2016 - Week 5", "method": "update"}, {"args": [{"visible": [false, true, false, false, false, false, false, false, false, false, false, false, false, false, false, false, false, false, false, false, false, false]}, {"title": "Average Train Delay: Year 2016 - Week 53"}], "label": "Year 2016 - Week 53", "method": "update"}, {"args": [{"visible": [false, false, true, false, false, false, false, false, false, false, false, false, false, false, false, false, false, false, false, false, false, false]}, {"title": "Average Train Delay: Year 2017 - Week 26"}], "label": "Year 2017 - Week 26", "method": "update"}, {"args": [{"visible": [false, false, false, true, false, false, false, false, false, false, false, false, false, false, false, false, false, false, false, false, false, false]}, {"title": "Average Train Delay: Year 2017 - Week 52"}], "label": "Year 2017 - Week 52", "method": "update"}, {"args": [{"visible": [false, false, false, false, true, false, false, false, false, false, false, false, false, false, false, false, false, false, false, false, false, false]}, {"title": "Average Train Delay: Year 2018 - Week 1"}], "label": "Year 2018 - Week 1", "method": "update"}, {"args": [{"visible": [false, false, false, false, false, true, false, false, false, false, false, false, false, false, false, false, false, false, false, false, false, false]}, {"title": "Average Train Delay: Year 2018 - Week 22"}], "label": "Year 2018 - Week 22", "method": "update"}, {"args": [{"visible": [false, false, false, false, false, false, true, false, false, false, false, false, false, false, false, false, false, false, false, false, false, false]}, {"title": "Average Train Delay: Year 2019 - Week 1"}], "label": "Year 2019 - Week 1", "method": "update"}, {"args": [{"visible": [false, false, false, false, false, false, false, true, false, false, false, false, false, false, false, false, false, false, false, false, false, false]}, {"title": "Average Train Delay: Year 2019 - Week 18"}], "label": "Year 2019 - Week 18", "method": "update"}, {"args": [{"visible": [false, false, false, false, false, false, false, false, true, false, false, false, false, false, false, false, false, false, false, false, false, false]}, {"title": "Average Train Delay: Year 2020 - Week 1"}], "label": "Year 2020 - Week 1", "method": "update"}, {"args": [{"visible": [false, false, false, false, false, false, false, false, false, true, false, false, false, false, false, false, false, false, false, false, false, false]}, {"title": "Average Train Delay: Year 2020 - Week 14"}], "label": "Year 2020 - Week 14", "method": "update"}, {"args": [{"visible": [false, false, false, false, false, false, false, false, false, false, true, false, false, false, false, false, false, false, false, false, false, false]}, {"title": "Average Train Delay: Year 2021 - Week 5"}], "label": "Year 2021 - Week 5", "method": "update"}, {"args": [{"visible": [false, false, false, false, false, false, false, false, false, false, false, true, false, false, false, false, false, false, false, false, false, false]}, {"title": "Average Train Delay: Year 2021 - Week 26"}], "label": "Year 2021 - Week 26", "method": "update"}, {"args": [{"visible": [false, false, false, false, false, false, false, false, false, false, false, false, true, false, false, false, false, false, false, false, false, false]}, {"title": "Average Train Delay: Year 2021 - Week 53"}], "label": "Year 2021 - Week 53", "method": "update"}, {"args": [{"visible": [false, false, false, false, false, false, false, false, false, false, false, false, false, true, false, false, false, false, false, false, false, false]}, {"title": "Average Train Delay: Year 2022 - Week 9"}], "label": "Year 2022 - Week 9", "method": "update"}, {"args": [{"visible": [false, false, false, false, false, false, false, false, false, false, false, false, false, false, true, false, false, false, false, false, false, false]}, {"title": "Average Train Delay: Year 2022 - Week 52"}], "label": "Year 2022 - Week 52", "method": "update"}, {"args": [{"visible": [false, false, false, false, false, false, false, false, false, false, false, false, false, false, false, true, false, false, false, false, false, false]}, {"title": "Average Train Delay: Year 2023 - Week 13"}], "label": "Year 2023 - Week 13", "method": "update"}, {"args": [{"visible": [false, false, false, false, false, false, false, false, false, false, false, false, false, false, false, false, true, false, false, false, false, false]}, {"title": "Average Train Delay: Year 2023 - Week 26"}], "label": "Year 2023 - Week 26", "method": "update"}, {"args": [{"visible": [false, false, false, false, false, false, false, false, false, false, false, false, false, false, false, false, false, true, false, false, false, false]}, {"title": "Average Train Delay: Year 2023 - Week 52"}], "label": "Year 2023 - Week 52", "method": "update"}, {"args": [{"visible": [false, false, false, false, false, false, false, false, false, false, false, false, false, false, false, false, false, false, true, false, false, false]}, {"title": "Average Train Delay: Year 2024 - Week 1"}], "label": "Year 2024 - Week 1", "method": "update"}, {"args": [{"visible": [false, false, false, false, false, false, false, false, false, false, false, false, false, false, false, false, false, false, false, true, false, false]}, {"title": "Average Train Delay: Year 2024 - Week 22"}], "label": "Year 2024 - Week 22", "method": "update"}, {"args": [{"visible": [false, false, false, false, false, false, false, false, false, false, false, false, false, false, false, false, false, false, false, false, true, false]}, {"title": "Average Train Delay: Year 2025 - Week 1"}], "label": "Year 2025 - Week 1", "method": "update"}, {"args": [{"visible": [false, false, false, false, false, false, false, false, false, false, false, false, false, false, false, false, false, false, false, false, false, true]}, {"title": "Average Train Delay: Year 2025 - Week 14"}], "label": "Year 2025 - Week 14", "method": "update"}], "x": 1.2, "y": 0.5}], "width": 1000, "xaxis": {"title": {"text": "Destination"}}, "yaxis": {"title": {"text": "Source"}}}}
